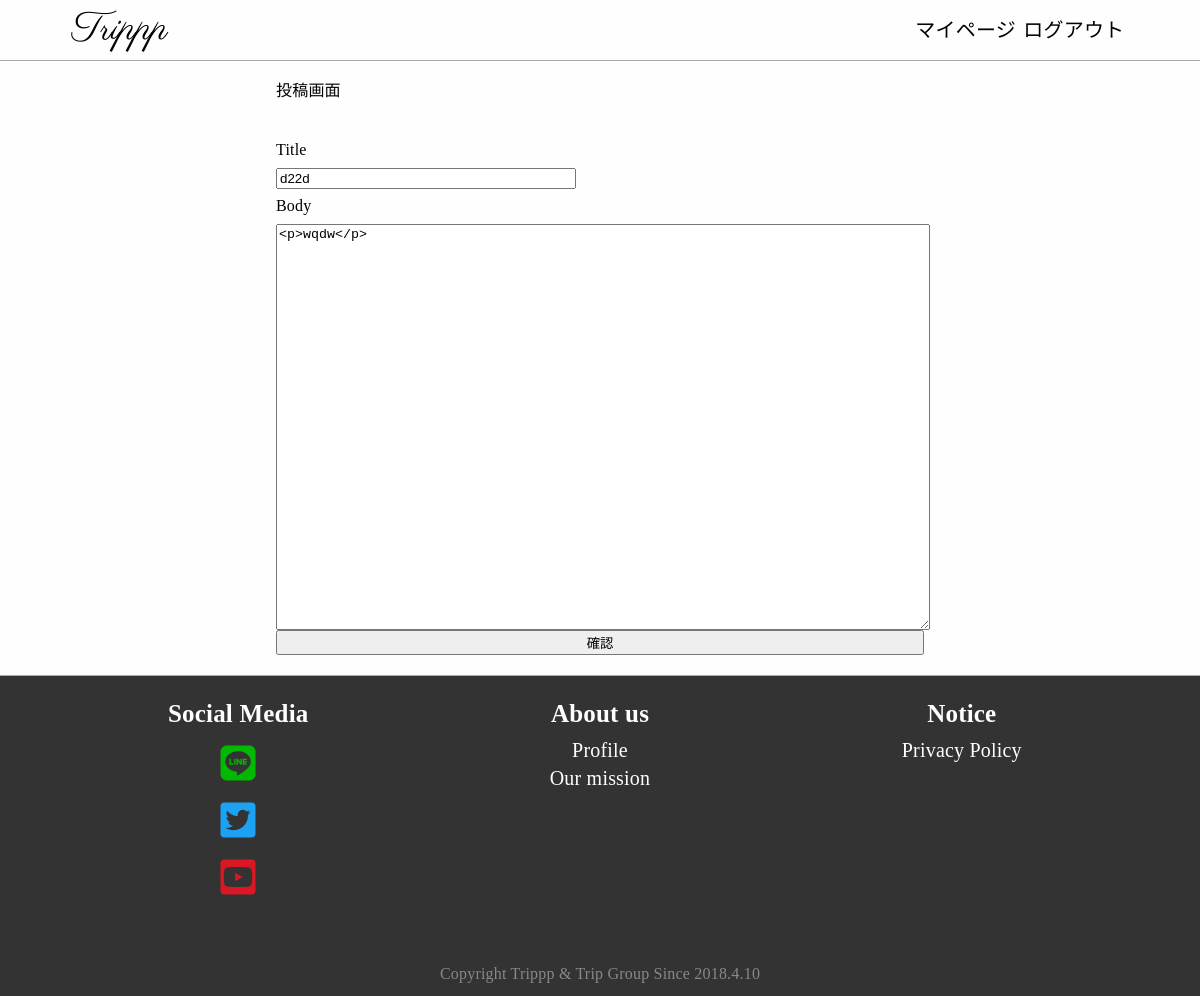
The page /tabilog/edit/1/1 (signed in) on the database as committed earlier.
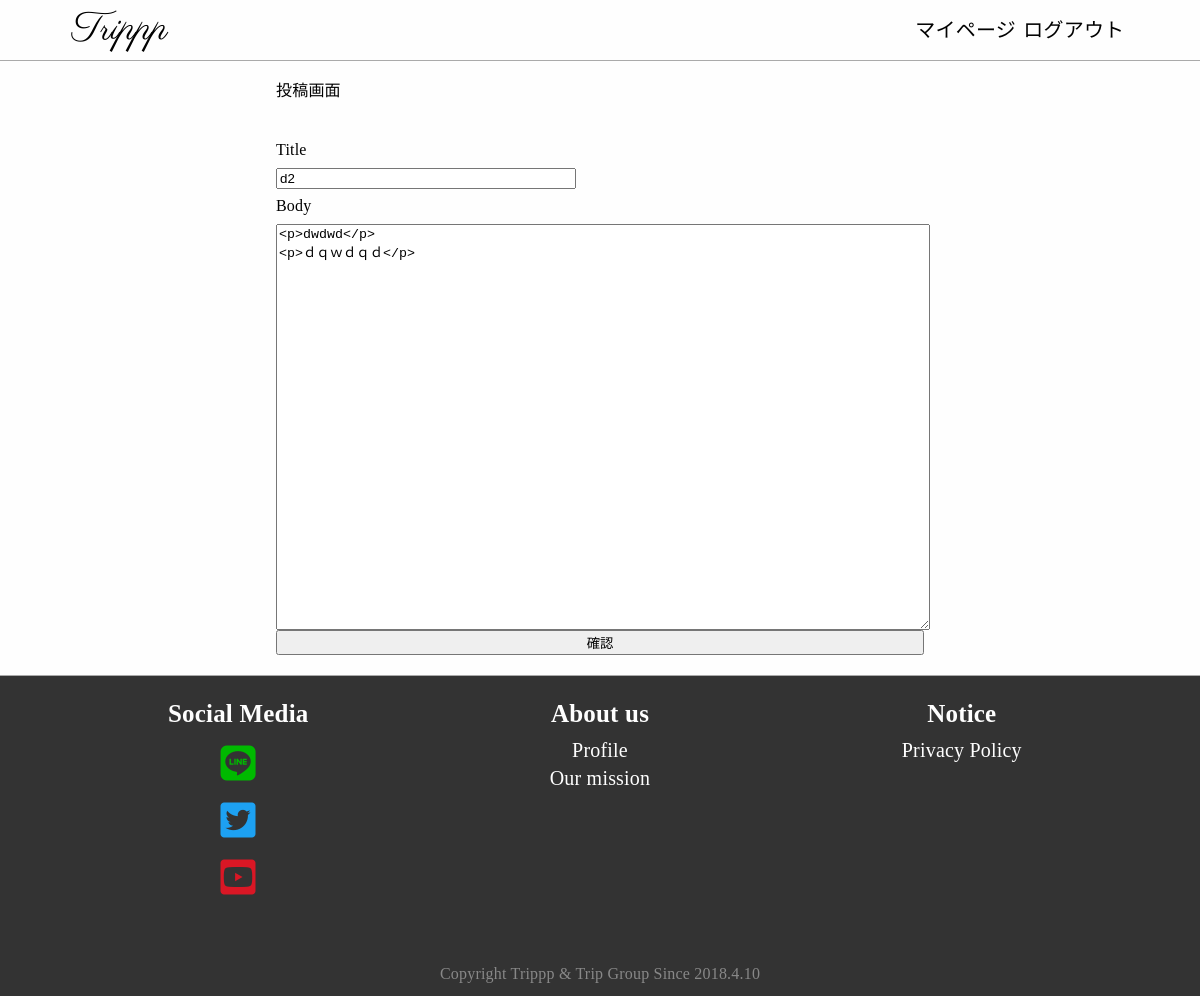
The same page on the database as committed later.
### tabilog/models.py (models this page shows, shortened)
class tabilog(models.Model):
    title=models.CharField(max_length=100)
    pub_date=models.DateTimeField(default=datetime.now)
    author=models.CharField(max_length=100)
    user_pk=models.IntegerField()
    body=HTMLField("content")

### tabilog/views.py (the view, shortened to what this page needs)
# urls.py: path('edit/<int:user_pk>/<int:tabilog_pk>',views.tabilog_update,name="tabilog_update"),
def tabilog_update(request,user_pk,tabilog_pk):
    req_user = request.user
    if req_user.pk == user_pk or req_user.is_superuser:
        if request.method != "POST":
            my_post=tabilog.objects.get(pk=tabilog_pk)
            form_context={
                "title":my_post.title,
                "body":my_post.body
            }
            edit_form=TabilogPostingForm(form_context)
            context={"form":edit_form}
            return render(request,"tabilog/postform.html",context)
    else:
        return HttpResponseRedirect("/account/login")

### tabilog/forms.py
class TabilogPostingForm(forms.ModelForm):
    class Meta:
        model=TabilogDraft
        fields = ('title','body')
    def __init__(self, *args, **kwargs):
        super().__init__(*args, **kwargs)
        for field in self.fields.values():
            field.widget.attrs['class'] = 'form-control'

### templates/tabilog/postform.html (shortened to what this page needs)
{% extends "base.html" %}
{% load static %}
{% load widget_tweaks %}
{% block header %}
<link rel="stylesheet" type="text/css" href="{% static 'css/postform.css' %}">
{% endblock %}
{% block content %}
<div class="content__verbose">
  投稿画面<br>
</div>
<form class="content__form" action="" method="post">
    <label class="label">{{form.title.label}}</label>
    {{form.title|add_class:"short-form"}}
    <label class="label">{{form.body.label}}</label>
    {{form.body|add_class:"long-form"}}
    <button type='submit' name='action' value='confirm'>確認</button>
</form>
{% endblock %}

Rows that differ between the two databases and show on the page:
changed tabilog: title "d22d" → "d2"; body "<p>wqdw</p>" → "<p>dwdwd</p> <p>ｄｑｗｄｑｄ</p>"
